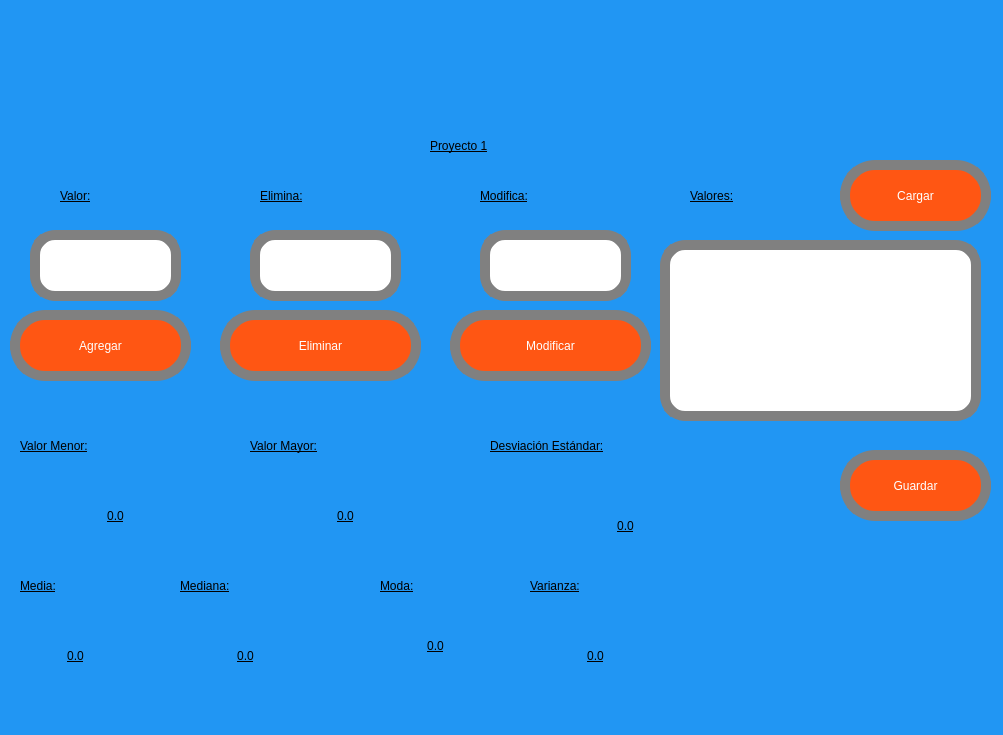
<?xml version="1.0" encoding="UTF-8"?>
<ui version="4.0">
 <class>MainWindow</class>
 <widget class="QMainWindow" name="MainWindow">
  <property name="geometry">
   <rect>
    <x>0</x>
    <y>0</y>
    <width>1003</width>
    <height>735</height>
   </rect>
  </property>
  <property name="font">
   <font>
    <pointsize>1</pointsize>
   </font>
  </property>
  <property name="windowTitle">
   <string>MainWindow</string>
  </property>
  <property name="styleSheet">
   <string notr="true">background-color:rgb(33, 150, 243)</string>
  </property>
  <widget class="QWidget" name="centralwidget">
   <widget class="QLabel" name="lbl_imagenUat">
    <property name="geometry">
     <rect>
      <x>60</x>
      <y>0</y>
      <width>331</width>
      <height>121</height>
     </rect>
    </property>
    <property name="styleSheet">
     <string notr="true"/>
    </property>
    <property name="text">
     <string/>
    </property>
    <property name="pixmap">
     <pixmap resource="Recursos.qrc">:/Logos/log_uat_nuevo.png</pixmap>
    </property>
    <property name="scaledContents">
     <bool>true</bool>
    </property>
   </widget>
   <widget class="QLabel" name="lbl_imagenFi">
    <property name="geometry">
     <rect>
      <x>740</x>
      <y>0</y>
      <width>211</width>
      <height>141</height>
     </rect>
    </property>
    <property name="styleSheet">
     <string notr="true"/>
    </property>
    <property name="text">
     <string/>
    </property>
    <property name="pixmap">
     <pixmap resource="Recursos.qrc">:/Logos/FIT_logo_vertical.png</pixmap>
    </property>
    <property name="scaledContents">
     <bool>true</bool>
    </property>
   </widget>
   <widget class="QLabel" name="lbl_imagenGatos">
    <property name="geometry">
     <rect>
      <x>700</x>
      <y>510</y>
      <width>311</width>
      <height>171</height>
     </rect>
    </property>
    <property name="styleSheet">
     <string notr="true"/>
    </property>
    <property name="text">
     <string/>
    </property>
    <property name="pixmap">
     <pixmap resource="Recursos.qrc">:/Images/Gatos.png</pixmap>
    </property>
    <property name="scaledContents">
     <bool>true</bool>
    </property>
   </widget>
   <widget class="QPushButton" name="btn_Guardar">
    <property name="geometry">
     <rect>
      <x>10</x>
      <y>310</y>
      <width>181</width>
      <height>71</height>
     </rect>
    </property>
    <property name="styleSheet">
     <string notr="true">background-color:rgb(255, 86, 19);
font: 20pt &quot;Forte&quot;;
color:rgb(255, 255, 255);
border-radius:35px;
border:10px solid grey;
</string>
    </property>
    <property name="text">
     <string>Agregar</string>
    </property>
   </widget>
   <widget class="QLabel" name="lbl_Modifica">
    <property name="geometry">
     <rect>
      <x>480</x>
      <y>170</y>
      <width>161</width>
      <height>51</height>
     </rect>
    </property>
    <property name="styleSheet">
     <string notr="true">
text-decoration: underline;
font: 20pt &quot;Forte&quot;;
color:rgb(0, 0, 0)
</string>
    </property>
    <property name="text">
     <string>Modifica:</string>
    </property>
   </widget>
   <widget class="QLabel" name="lbl_DesEst">
    <property name="geometry">
     <rect>
      <x>490</x>
      <y>420</y>
      <width>311</width>
      <height>51</height>
     </rect>
    </property>
    <property name="styleSheet">
     <string notr="true">
text-decoration: underline;
font: 20pt &quot;Forte&quot;;
color:rgb(0, 0, 0)
</string>
    </property>
    <property name="text">
     <string>Desviación Estándar:</string>
    </property>
   </widget>
   <widget class="QLabel" name="lbl_VMenor">
    <property name="geometry">
     <rect>
      <x>20</x>
      <y>420</y>
      <width>201</width>
      <height>51</height>
     </rect>
    </property>
    <property name="styleSheet">
     <string notr="true">
text-decoration: underline;
font: 20pt &quot;Forte&quot;;
color:rgb(0, 0, 0)
</string>
    </property>
    <property name="text">
     <string>Valor Menor:</string>
    </property>
   </widget>
   <widget class="QPushButton" name="btn_Modificar">
    <property name="geometry">
     <rect>
      <x>450</x>
      <y>310</y>
      <width>201</width>
      <height>71</height>
     </rect>
    </property>
    <property name="styleSheet">
     <string notr="true">background-color:rgb(255, 86, 19);
font: 20pt &quot;Forte&quot;;
color:rgb(255, 255, 255);
border-radius:35px;
border:10px solid grey;
</string>
    </property>
    <property name="text">
     <string>Modificar</string>
    </property>
   </widget>
   <widget class="QLabel" name="lbl_VMe">
    <property name="geometry">
     <rect>
      <x>60</x>
      <y>490</y>
      <width>111</width>
      <height>51</height>
     </rect>
    </property>
    <property name="styleSheet">
     <string notr="true">
text-decoration: underline;
font: 20pt &quot;Forte&quot;;
color:rgb(0, 0, 0)
</string>
    </property>
    <property name="text">
     <string>0.0</string>
    </property>
    <property name="alignment">
     <set>Qt::AlignCenter</set>
    </property>
   </widget>
   <widget class="QLabel" name="lbl_Mediana_2">
    <property name="geometry">
     <rect>
      <x>190</x>
      <y>630</y>
      <width>111</width>
      <height>51</height>
     </rect>
    </property>
    <property name="styleSheet">
     <string notr="true">
text-decoration: underline;
font: 20pt &quot;Forte&quot;;
color:rgb(0, 0, 0)
</string>
    </property>
    <property name="text">
     <string>0.0</string>
    </property>
    <property name="alignment">
     <set>Qt::AlignCenter</set>
    </property>
   </widget>
   <widget class="QLabel" name="lbl_VMayor">
    <property name="geometry">
     <rect>
      <x>250</x>
      <y>420</y>
      <width>201</width>
      <height>51</height>
     </rect>
    </property>
    <property name="styleSheet">
     <string notr="true">
text-decoration: underline;
font: 20pt &quot;Forte&quot;;
color:rgb(0, 0, 0)
</string>
    </property>
    <property name="text">
     <string>Valor Mayor:</string>
    </property>
   </widget>
   <widget class="QLabel" name="lbl_Elimina">
    <property name="geometry">
     <rect>
      <x>260</x>
      <y>170</y>
      <width>131</width>
      <height>51</height>
     </rect>
    </property>
    <property name="styleSheet">
     <string notr="true">
text-decoration: underline;
font: 20pt &quot;Forte&quot;;
color:rgb(0, 0, 0)
</string>
    </property>
    <property name="text">
     <string>Elimina:</string>
    </property>
   </widget>
   <widget class="QLineEdit" name="txt_Valor">
    <property name="geometry">
     <rect>
      <x>30</x>
      <y>230</y>
      <width>151</width>
      <height>71</height>
     </rect>
    </property>
    <property name="contextMenuPolicy">
     <enum>Qt::PreventContextMenu</enum>
    </property>
    <property name="whatsThis">
     <string/>
    </property>
    <property name="styleSheet">
     <string notr="true">background-color:rgb(255, 255, 255);
color:rgb(0, 0, 0);
border-radius:25px;
border:10px solid grey;
font: 75 16pt &quot;MS Shell Dlg 2&quot;;
</string>
    </property>
    <property name="text">
     <string/>
    </property>
    <property name="maxLength">
     <number>32774</number>
    </property>
    <property name="cursorPosition">
     <number>0</number>
    </property>
    <property name="dragEnabled">
     <bool>false</bool>
    </property>
    <property name="readOnly">
     <bool>false</bool>
    </property>
    <property name="clearButtonEnabled">
     <bool>false</bool>
    </property>
   </widget>
   <widget class="QLineEdit" name="txt_Elimina">
    <property name="geometry">
     <rect>
      <x>250</x>
      <y>230</y>
      <width>151</width>
      <height>71</height>
     </rect>
    </property>
    <property name="contextMenuPolicy">
     <enum>Qt::PreventContextMenu</enum>
    </property>
    <property name="whatsThis">
     <string/>
    </property>
    <property name="styleSheet">
     <string notr="true">background-color:rgb(255, 255, 255);
color:rgb(0, 0, 0);
border-radius:25px;
border:10px solid grey;
font: 75 16pt &quot;MS Shell Dlg 2&quot;;
</string>
    </property>
    <property name="text">
     <string/>
    </property>
    <property name="maxLength">
     <number>32774</number>
    </property>
    <property name="cursorPosition">
     <number>0</number>
    </property>
    <property name="dragEnabled">
     <bool>false</bool>
    </property>
    <property name="readOnly">
     <bool>false</bool>
    </property>
    <property name="clearButtonEnabled">
     <bool>false</bool>
    </property>
   </widget>
   <widget class="QLabel" name="lbl_DE">
    <property name="geometry">
     <rect>
      <x>570</x>
      <y>500</y>
      <width>111</width>
      <height>51</height>
     </rect>
    </property>
    <property name="styleSheet">
     <string notr="true">
text-decoration: underline;
font: 20pt &quot;Forte&quot;;
color:rgb(0, 0, 0)
</string>
    </property>
    <property name="text">
     <string>0.0</string>
    </property>
    <property name="alignment">
     <set>Qt::AlignCenter</set>
    </property>
   </widget>
   <widget class="QPushButton" name="btn_Cargar">
    <property name="geometry">
     <rect>
      <x>840</x>
      <y>160</y>
      <width>151</width>
      <height>71</height>
     </rect>
    </property>
    <property name="styleSheet">
     <string notr="true">background-color:rgb(255, 86, 19);
font: 20pt &quot;Forte&quot;;
color:rgb(255, 255, 255);
border-radius:35px;
border:10px solid grey;
</string>
    </property>
    <property name="text">
     <string>Cargar</string>
    </property>
   </widget>
   <widget class="QLabel" name="lbl_Titulo">
    <property name="geometry">
     <rect>
      <x>430</x>
      <y>120</y>
      <width>171</width>
      <height>51</height>
     </rect>
    </property>
    <property name="styleSheet">
     <string notr="true">
text-decoration: underline;
font: 20pt &quot;Forte&quot;;
color:rgb(0, 0, 0)
</string>
    </property>
    <property name="text">
     <string>Proyecto 1</string>
    </property>
   </widget>
   <widget class="QLabel" name="lbl_Mediana">
    <property name="geometry">
     <rect>
      <x>180</x>
      <y>560</y>
      <width>161</width>
      <height>51</height>
     </rect>
    </property>
    <property name="styleSheet">
     <string notr="true">
text-decoration: underline;
font: 20pt &quot;Forte&quot;;
color:rgb(0, 0, 0)
</string>
    </property>
    <property name="text">
     <string>Mediana:</string>
    </property>
   </widget>
   <widget class="QLabel" name="lbl_Valores">
    <property name="geometry">
     <rect>
      <x>690</x>
      <y>170</y>
      <width>141</width>
      <height>51</height>
     </rect>
    </property>
    <property name="styleSheet">
     <string notr="true">
text-decoration: underline;
font: 20pt &quot;Forte&quot;;
color:rgb(0, 0, 0)
</string>
    </property>
    <property name="text">
     <string>Valores:</string>
    </property>
   </widget>
   <widget class="QLabel" name="lbl_Media_2">
    <property name="geometry">
     <rect>
      <x>20</x>
      <y>630</y>
      <width>111</width>
      <height>51</height>
     </rect>
    </property>
    <property name="styleSheet">
     <string notr="true">
text-decoration: underline;
font: 20pt &quot;Forte&quot;;
color:rgb(0, 0, 0)
</string>
    </property>
    <property name="text">
     <string>0.0</string>
    </property>
    <property name="alignment">
     <set>Qt::AlignCenter</set>
    </property>
   </widget>
   <widget class="QLabel" name="lbl_Media">
    <property name="geometry">
     <rect>
      <x>20</x>
      <y>560</y>
      <width>111</width>
      <height>51</height>
     </rect>
    </property>
    <property name="styleSheet">
     <string notr="true">
text-decoration: underline;
font: 20pt &quot;Forte&quot;;
color:rgb(0, 0, 0)
</string>
    </property>
    <property name="text">
     <string>Media:</string>
    </property>
   </widget>
   <widget class="QLineEdit" name="txt_Modifica">
    <property name="geometry">
     <rect>
      <x>480</x>
      <y>230</y>
      <width>151</width>
      <height>71</height>
     </rect>
    </property>
    <property name="contextMenuPolicy">
     <enum>Qt::PreventContextMenu</enum>
    </property>
    <property name="whatsThis">
     <string/>
    </property>
    <property name="styleSheet">
     <string notr="true">background-color:rgb(255, 255, 255);
color:rgb(0, 0, 0);
border-radius:25px;
border:10px solid grey;
font: 75 16pt &quot;MS Shell Dlg 2&quot;;
</string>
    </property>
    <property name="text">
     <string/>
    </property>
    <property name="maxLength">
     <number>32774</number>
    </property>
    <property name="cursorPosition">
     <number>0</number>
    </property>
    <property name="dragEnabled">
     <bool>false</bool>
    </property>
    <property name="readOnly">
     <bool>false</bool>
    </property>
    <property name="clearButtonEnabled">
     <bool>false</bool>
    </property>
   </widget>
   <widget class="QPushButton" name="btn_Eliminar">
    <property name="geometry">
     <rect>
      <x>220</x>
      <y>310</y>
      <width>201</width>
      <height>71</height>
     </rect>
    </property>
    <property name="styleSheet">
     <string notr="true">background-color:rgb(255, 86, 19);
font: 20pt &quot;Forte&quot;;
color:rgb(255, 255, 255);
border-radius:35px;
border:10px solid grey;
</string>
    </property>
    <property name="text">
     <string>Eliminar</string>
    </property>
   </widget>
   <widget class="QLabel" name="lbl_Moda_2">
    <property name="geometry">
     <rect>
      <x>380</x>
      <y>620</y>
      <width>111</width>
      <height>51</height>
     </rect>
    </property>
    <property name="styleSheet">
     <string notr="true">
text-decoration: underline;
font: 20pt &quot;Forte&quot;;
color:rgb(0, 0, 0)
</string>
    </property>
    <property name="text">
     <string>0.0</string>
    </property>
    <property name="alignment">
     <set>Qt::AlignCenter</set>
    </property>
   </widget>
   <widget class="QLabel" name="lbl_Valor">
    <property name="geometry">
     <rect>
      <x>60</x>
      <y>170</y>
      <width>101</width>
      <height>51</height>
     </rect>
    </property>
    <property name="styleSheet">
     <string notr="true">
text-decoration: underline;
font: 20pt &quot;Forte&quot;;
color:rgb(0, 0, 0)
</string>
    </property>
    <property name="text">
     <string>Valor:</string>
    </property>
   </widget>
   <widget class="QLabel" name="lbl_Moda">
    <property name="geometry">
     <rect>
      <x>380</x>
      <y>560</y>
      <width>121</width>
      <height>51</height>
     </rect>
    </property>
    <property name="styleSheet">
     <string notr="true">
text-decoration: underline;
font: 20pt &quot;Forte&quot;;
color:rgb(0, 0, 0)
</string>
    </property>
    <property name="text">
     <string>Moda:</string>
    </property>
   </widget>
   <widget class="QLabel" name="lbl_VMa">
    <property name="geometry">
     <rect>
      <x>290</x>
      <y>490</y>
      <width>111</width>
      <height>51</height>
     </rect>
    </property>
    <property name="styleSheet">
     <string notr="true">
text-decoration: underline;
font: 20pt &quot;Forte&quot;;
color:rgb(0, 0, 0)
</string>
    </property>
    <property name="text">
     <string>0.0</string>
    </property>
    <property name="alignment">
     <set>Qt::AlignCenter</set>
    </property>
   </widget>
   <widget class="QPushButton" name="btn_Save">
    <property name="geometry">
     <rect>
      <x>840</x>
      <y>450</y>
      <width>151</width>
      <height>71</height>
     </rect>
    </property>
    <property name="styleSheet">
     <string notr="true">background-color:rgb(255, 86, 19);
font: 20pt &quot;Forte&quot;;
color:rgb(255, 255, 255);
border-radius:35px;
border:10px solid grey;
</string>
    </property>
    <property name="text">
     <string>Guardar</string>
    </property>
   </widget>
   <widget class="QTextEdit" name="txt_Valores">
    <property name="geometry">
     <rect>
      <x>660</x>
      <y>240</y>
      <width>321</width>
      <height>181</height>
     </rect>
    </property>
    <property name="styleSheet">
     <string notr="true">background-color:rgb(255, 255, 255);
color:rgb(0, 0, 0);
border-radius:25px;
border:10px solid grey;
font: 75 16pt &quot;MS Shell Dlg 2&quot;;
</string>
    </property>
    <property name="html">
     <string>&lt;!DOCTYPE HTML PUBLIC &quot;-//W3C//DTD HTML 4.0//EN&quot; &quot;http://www.w3.org/TR/REC-html40/strict.dtd&quot;&gt;
&lt;html&gt;&lt;head&gt;&lt;meta name=&quot;qrichtext&quot; content=&quot;1&quot; /&gt;&lt;style type=&quot;text/css&quot;&gt;
p, li { white-space: pre-wrap; }
&lt;/style&gt;&lt;/head&gt;&lt;body style=&quot; font-family:'MS Shell Dlg 2'; font-size:16pt; font-weight:72; font-style:normal;&quot;&gt;
&lt;p style=&quot;-qt-paragraph-type:empty; margin-top:0px; margin-bottom:0px; margin-left:0px; margin-right:0px; -qt-block-indent:0; text-indent:0px;&quot;&gt;&lt;br /&gt;&lt;/p&gt;&lt;/body&gt;&lt;/html&gt;</string>
    </property>
   </widget>
   <widget class="QLabel" name="lbl_Mediana_3">
    <property name="geometry">
     <rect>
      <x>540</x>
      <y>630</y>
      <width>111</width>
      <height>51</height>
     </rect>
    </property>
    <property name="styleSheet">
     <string notr="true">
text-decoration: underline;
font: 20pt &quot;Forte&quot;;
color:rgb(0, 0, 0)
</string>
    </property>
    <property name="text">
     <string>0.0</string>
    </property>
    <property name="alignment">
     <set>Qt::AlignCenter</set>
    </property>
   </widget>
   <widget class="QLabel" name="lbl_Mediana_4">
    <property name="geometry">
     <rect>
      <x>530</x>
      <y>560</y>
      <width>161</width>
      <height>51</height>
     </rect>
    </property>
    <property name="styleSheet">
     <string notr="true">
text-decoration: underline;
font: 20pt &quot;Forte&quot;;
color:rgb(0, 0, 0)
</string>
    </property>
    <property name="text">
     <string>Varianza:</string>
    </property>
   </widget>
  </widget>
  <widget class="QMenuBar" name="menubar">
   <property name="geometry">
    <rect>
     <x>0</x>
     <y>0</y>
     <width>1003</width>
     <height>26</height>
    </rect>
   </property>
  </widget>
  <widget class="QStatusBar" name="statusbar"/>
 </widget>
 <resources>
  <include location="Recursos.qrc"/>
  <include location="Recursos.qrc"/>
  <include location="Recursos.qrc"/>
  <include location="../../Archivos/Recursos.qrc"/>
 </resources>
 <connections/>
</ui>
